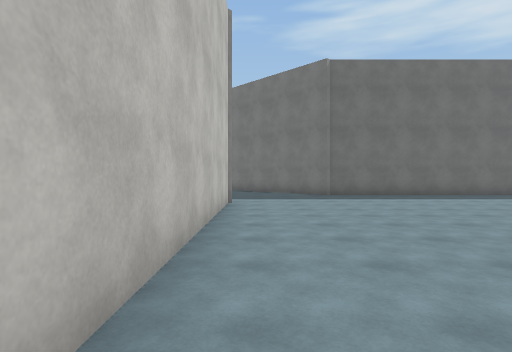
view 1 (above)

16 first-person views from a walk through a Unity game level. The camera is 1.4 m above the floor, looks level and sees 80° across. The floor is counted in squares, 2 m on a side. Each view is taken from the middle of a square. On the plan, view 1 faces up. The plan holds only what a view shows up to about 10 squares ahead; the rest is blank. The place goes on beyond the plan. The player is left out. Surface patterns are stand-ins for the level's own textures.

view 2
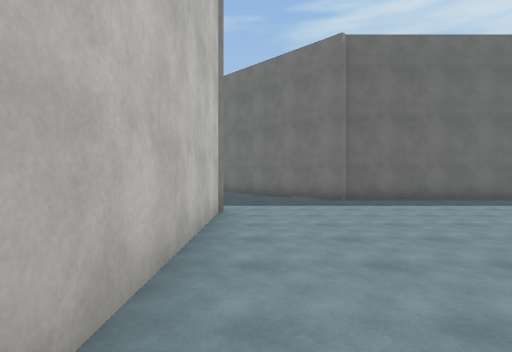

view 3
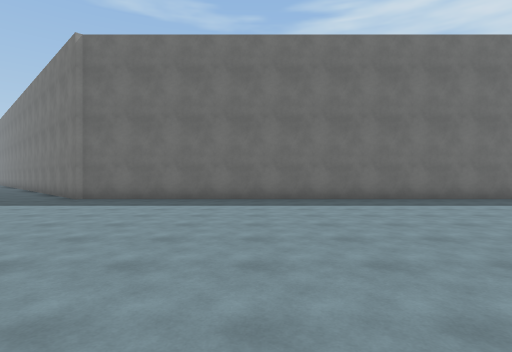

view 4
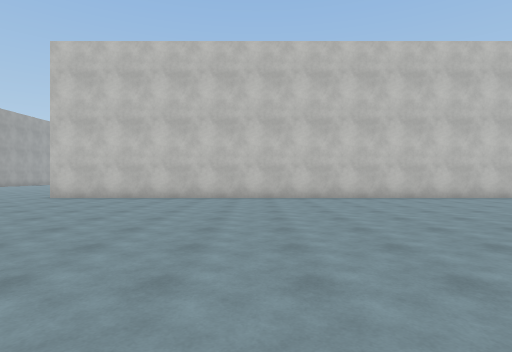

view 5
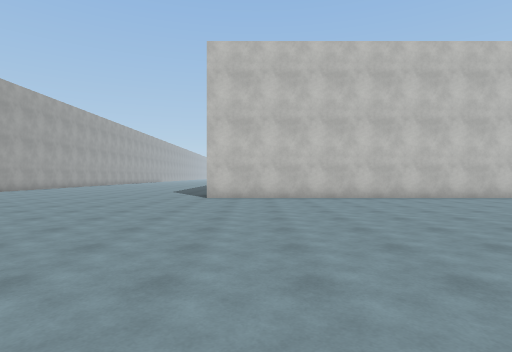

view 6
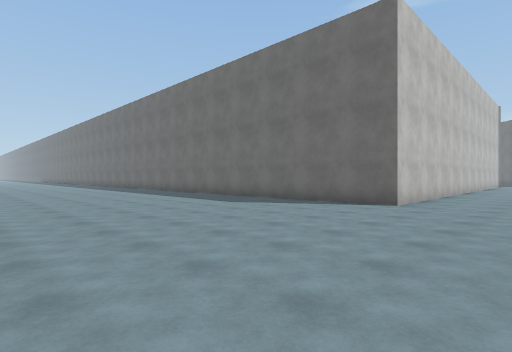

view 7
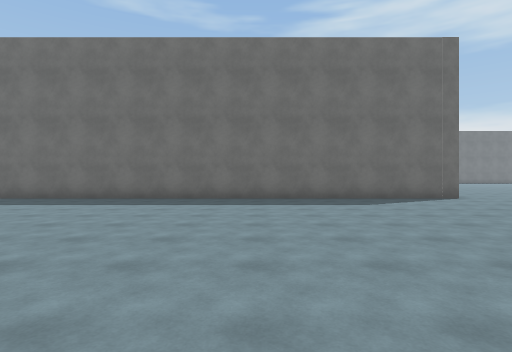

view 8
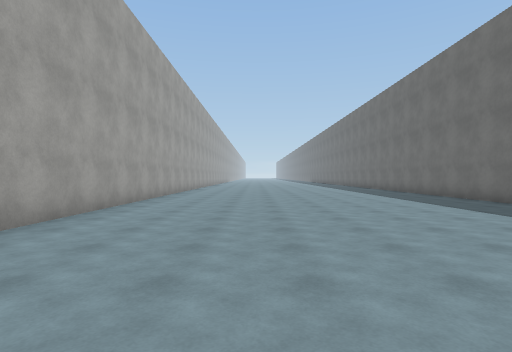

view 9
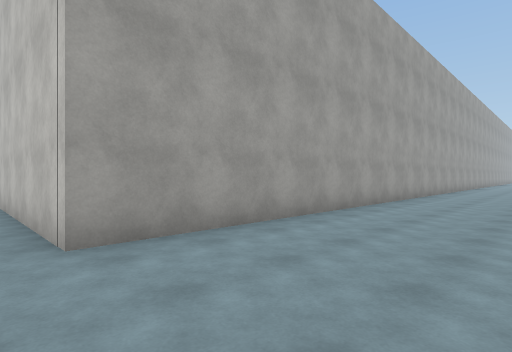

view 10
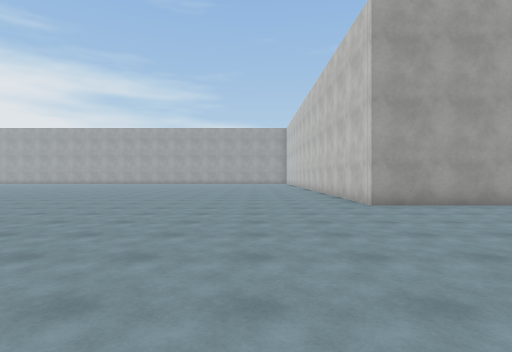

view 11
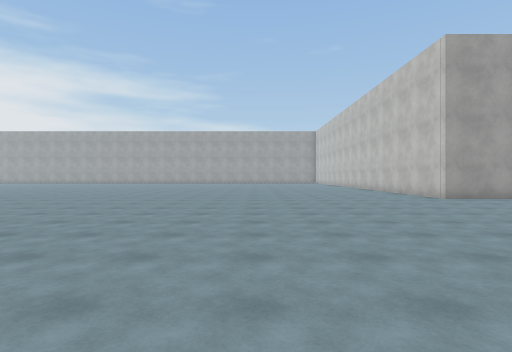

view 12
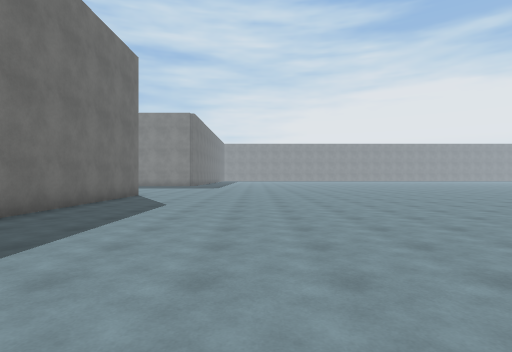

view 13
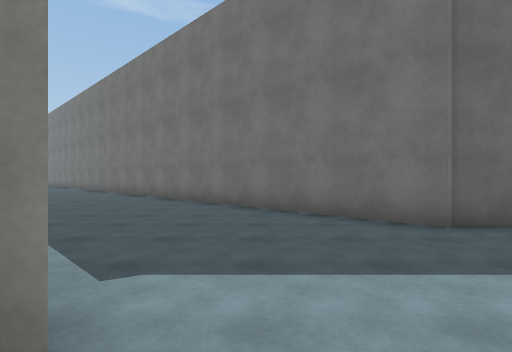

view 14
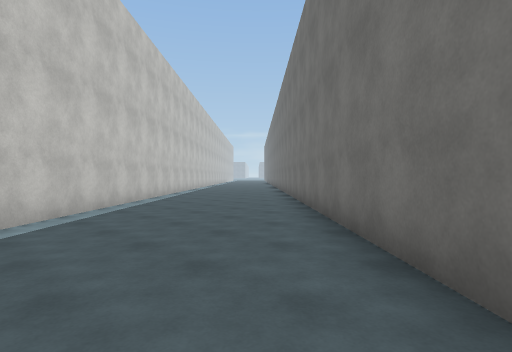

view 15
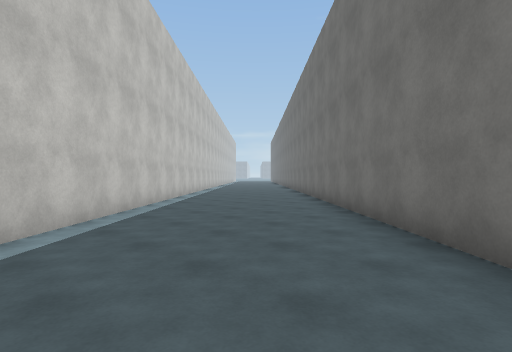

view 16
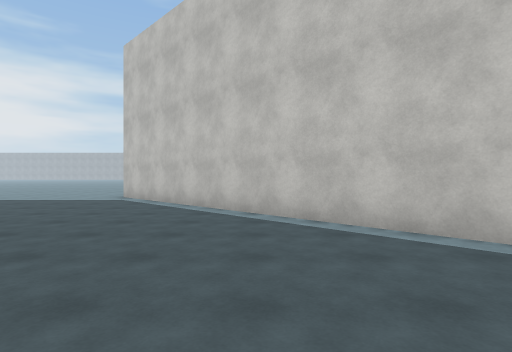

### Floor plan
Points are (right, up) in squares from view 1. A wall is a line through its corners. A room is listed if a view was taken in it or the views show most of it. See-through windows are left out.
Room 1 (views 1, 2, 3, 4, 5, 6, 7, 8, 9, 10, 11, 12, 13, 14, 15, 16)
walls: (2.7, 11.1) (-9.8, 23.5); (18, 11.3) (2.6, 11.3); (-14, -18.2) (-0.7, -18.2) (-0.7, -21.5); (-13.9, 21.2) (-0.7, 8) (-0.7, -8.5) (-14.5, -8.5)

Positions as (right, up) in squares from view 1, and headings:
1: (0, 0), facing up
2: (0, 2), facing up
3: (8, 2), facing up
4: (9, -2), facing left
5: (9, -7), facing left
6: (2, -16), facing up-left
7: (-7, -18), facing up
8: (-4, -15), facing left
9: (0, -15), facing down-left
10: (2, -11), facing down
11: (5, -9), facing down
12: (8, 7), facing right
13: (0, 7), facing up
14: (-1, 13), facing up-left
15: (-5, 16), facing up-left
16: (-5, 18), facing down
